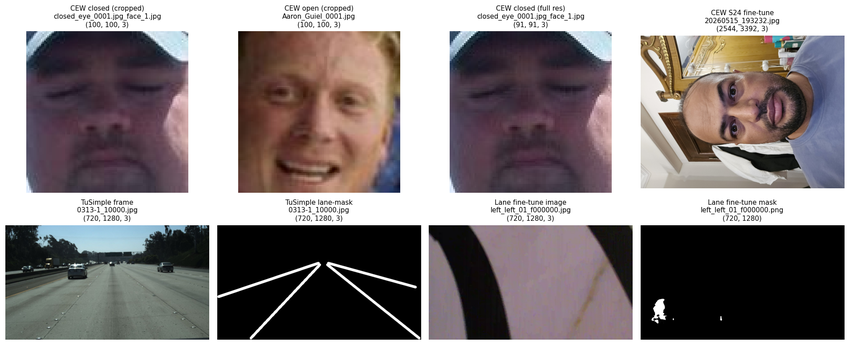
#> input picture paper/figures/fig_data_samples.png, 849 x 345 px, shrunk from 1907 x 775 before the run
$ python -i _lane_phase2_regen_masks.py   (imports and definitions only)
#> lines starting #> are read from the running program, lines starting #| are printed output that depends on the picture; after the words box and inside, x2 and y2 are one past the last pixel; in counts of white or black regions, pixels touching at a corner belong together
"""
Phase 2 — Regenerate the binary lane masks classically.

The SegFormer-Cityscapes masks fail because the Pi rig is dark tape on
light fabric, not a real road. The dark/light contrast is ideal for
Otsu thresholding. Recipe:

  1. cv2.imread(..., IMREAD_GRAYSCALE)
  2. Gaussian blur, k=5  (anti-alias the tape edges)
  3. Otsu threshold + INV  (tape is darker than fabric -> invert)
  4. Morphological opening 3x3 x1  (kill salt noise)
  5. Connected-component filter: drop blobs < 200 px

Output:
  - fine_tuning/lane_fine_tuning/segmentation_dataset/masks_binary/*.png (10500 files)
  - paper/figures/fig_lane_masks_v2.png  (4-row x 4-col: image | old mask | new mask | overlay)
  - artifacts/lane_phase2_summary.json
"""
import sys, io, json, time, random
from pathlib import Path
sys.stdout = io.TextIOWrapper(sys.stdout.buffer, encoding="utf-8")
import numpy as np
import cv2
import matplotlib.pyplot as plt

# [1 line not run here, left out]

ROOT = Path("D:/Spring forth year/Computer Vision/project")
DS = ROOT / "fine_tuning" / "lane_fine_tuning" / "segmentation_dataset"
IM = DS / "images"
OLD_M = DS / "masks"
NEW_M = DS / "masks_binary"
# [1 line not run here, left out]
FIG = ROOT / "paper" / "figures"
ART = ROOT / "artifacts"

def gen_mask(img_gray, min_blob_px=200):
    blur = cv2.GaussianBlur(img_gray, (5, 5), 0)
    _, th = cv2.threshold(blur, 0, 255, cv2.THRESH_BINARY_INV + cv2.THRESH_OTSU)
    th = cv2.morphologyEx(th, cv2.MORPH_OPEN, np.ones((3, 3), np.uint8), iterations=1)
    # Connected component filter
    num, labels, stats, _ = cv2.connectedComponentsWithStats(th, connectivity=8)
    cleaned = np.zeros_like(th)
    for k in range(1, num):  # skip background label 0
        if stats[k, cv2.CC_STAT_AREA] >= min_blob_px:
            cleaned[labels == k] = 255
    return cleaned

# Pass 1: process all 10,500
images = sorted(IM.glob("*.jpg"))
# [1 line not run here, left out]
t0 = time.time()
old_nonzero, new_nonzero = [], []
# [16 lines not run here, left out]

t_total = time.time() - t0
# [9 lines not run here, left out]
sample_imgs = []
# [3 lines not run here, left out]
# 4th: a randomly chosen augmented frame
augs = [p for p in images if "dup" in p.name]
# [1 line not run here, left out]

# [1 line that did not run here, left out]
# [17 lines not run here, left out]
out_png = FIG / "fig_lane_masks_v2.png"
# [3 lines not run here, left out]

# Summary
# [15 lines that did not run here, left out]
# [3 lines not run here, left out]

>>> import cv2
>>> picture = cv2.imread('../paper/figures/fig_data_samples.png', cv2.IMREAD_GRAYSCALE)
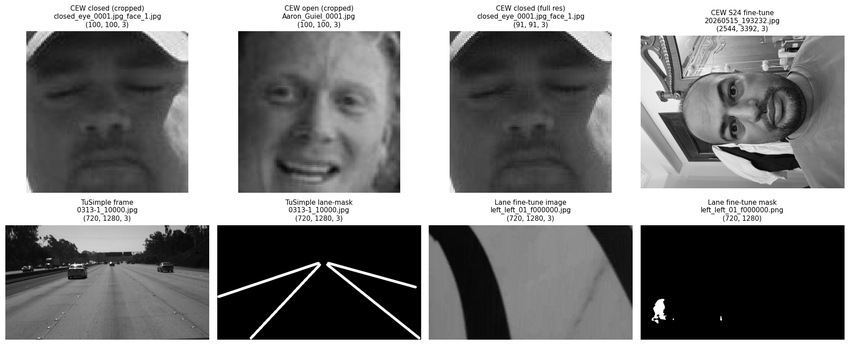
#> picture: shape (345, 849); min 0, max 255, mean 129
>>> result = gen_mask(picture)
#> in gen_mask, `blur = cv2.GaussianBlur(img_gray, (5, 5), 0)`:
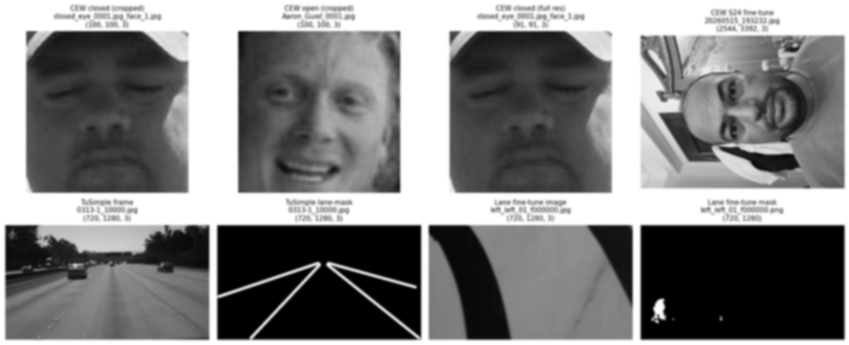
#> blur: shape (345, 849); min 0, max 255, mean 129
#> in gen_mask, `_, th = cv2.threshold(blur, 0, 255, cv2.THRESH_BINARY_INV + cv2.THRESH..`:
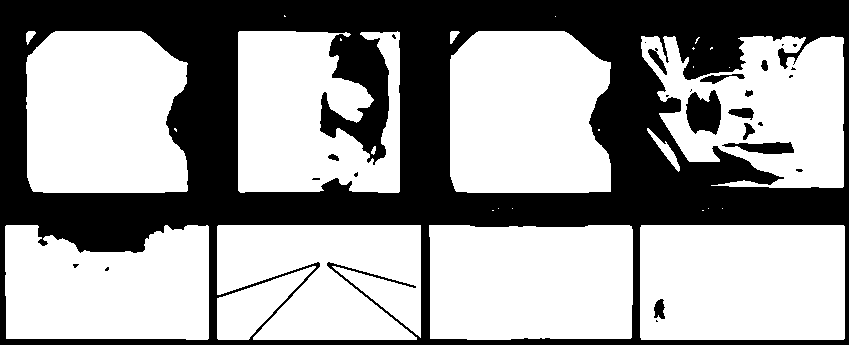
#> th: shape (345, 849); 60.7% white; 26 black regions (15 under 20 px), largest, box (x1, y1, x2, y2) and area: (0, 0, 849, 345) 112359, (686, 90, 721, 135) 1151, (722, 142, 794, 154) 557
#> in gen_mask, `th = cv2.morphologyEx(th, cv2.MORPH_OPEN, np.ones((3, 3), np.uint8), i..`:
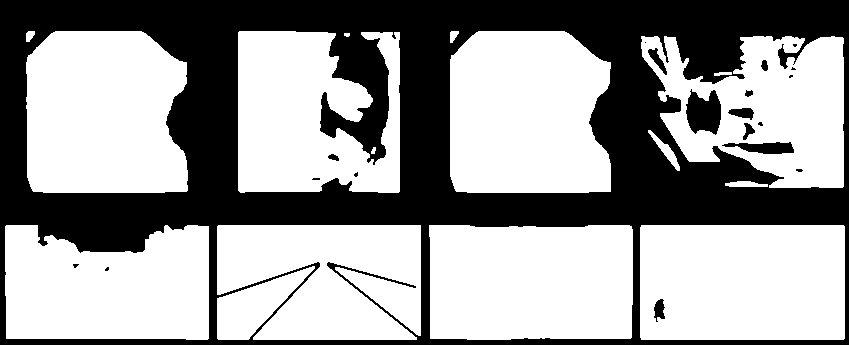
#> th: shape (345, 849); 60.6% white; 20 black regions (10 under 20 px), largest, box (x1, y1, x2, y2) and area: (0, 0, 849, 345) 112787, (686, 89, 721, 135) 1165, (722, 142, 794, 154) 557
#> in gen_mask, `num, labels, stats, _ = cv2.connectedComponentsWithStats(th, connectiv..`:
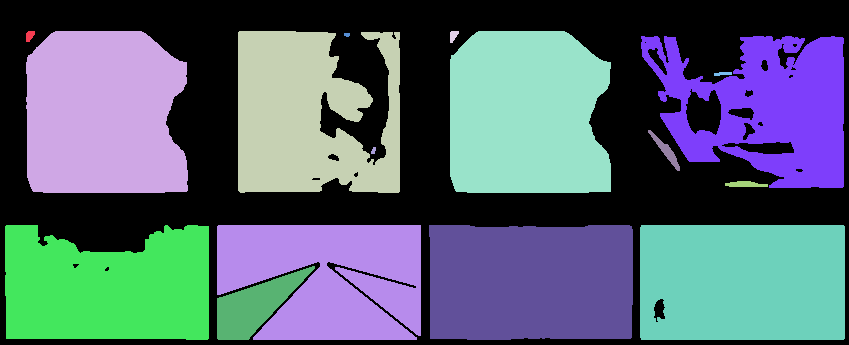
#> labels: shape (345, 849) int32; 17 distinct labels, from 0 to 16; one colour per label, 0 black
#> in gen_mask, `num, labels, stats, _ = cv2.connectedComponentsWithStats(th, connectiv..`: num = 17; stats = 17 rows, first 6: [0, 0, 849, 345, 115424], [26, 31, 9, 11, 74], [26, 31, 162, 162, 23790], [238, 31, 162, 162, 20703], [450, 31, 9, 12, 74], [450, 31, 161, 162, 23821]
#> after the loop in gen_mask, `for k in range(1, num):`:
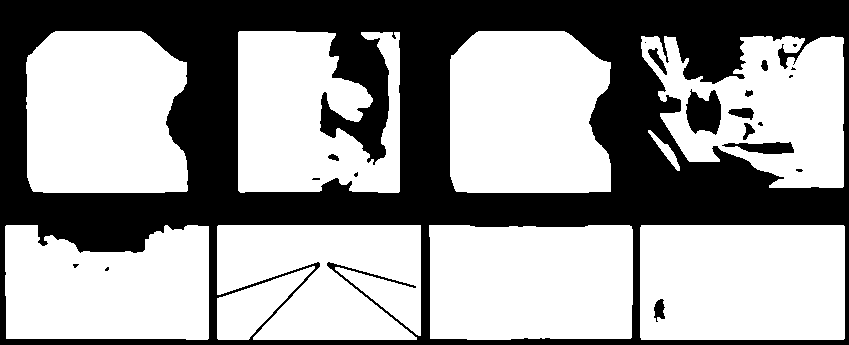
#> cleaned: shape (345, 849); 60.4% white; 20 black regions (10 under 20 px), largest, box (x1, y1, x2, y2) and area: (0, 0, 849, 345) 113234, (686, 89, 721, 135) 1165, (722, 142, 794, 154) 557
